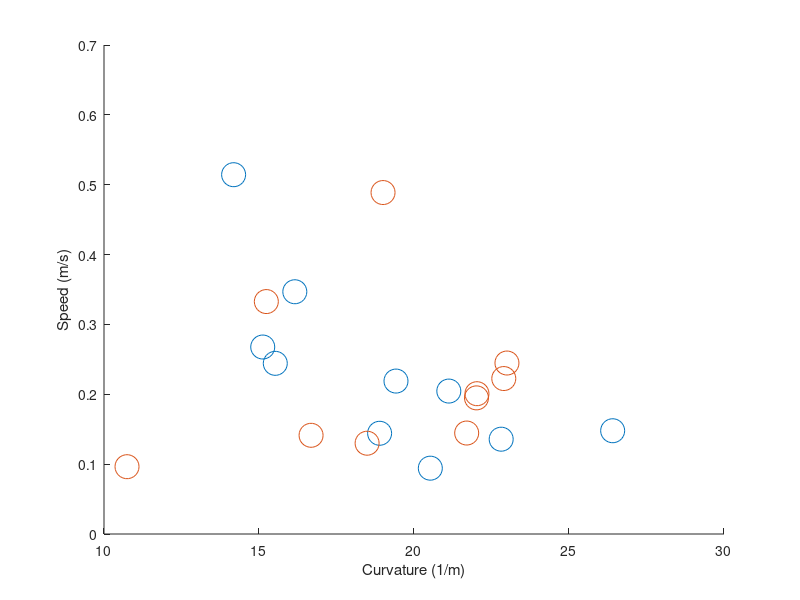

Write the MATLAB code that produced this figure. (Note: this script raises an error after producing the figure.)
clc; 
clear; 
close all;

%% Loading ELM-human power-law data
load('table1_p11.mat')

%% Creating domain and co-domain for clustering purpsoes
X = [data.k_c_real(:); data.k_c_elm(:)]; % x axis is critical curvature
Y = [data.v_c_real(:); data.v_c_elm(:)]; % y axis is critical speed

N = length(data.k_c_real(:)); % number of data points, i.e., number of subjects in the experiment

%% Plotting the ELM-human power-law data
figure(1);
sz = 300;
scatter(X(1:N),Y(1:N),sz,'r.');hold on,
scatter(X(N+1:end),Y(N+1:end),sz,'b.');
xlabel('Curvature (1/m)')
ylabel('Speed (m/s)')

%% k-means clustering to detect k=2 clusters in the ELM-human power-law data

clustering_case = input('Press 1 for kmedoids, 2 for kmeans\n');
    
rng default;
K = 2;
data = [X, Y];

switch clustering_case
    case 1
        [clusterIndices, centroids] = kmedoids(data, K, 'Options', statset('Display','iter'));
    case 2
        [clusterIndices, centroids] = kmeans(data, K, 'Display', 'iter');
end

er_num = 0;
er_num_op = 0;
for idx = 1:N*2
    if (clusterIndices(idx) == 1) && idx <= N
        er_num = er_num + 1;
    elseif (clusterIndices(idx) == 2) && idx > N
        er_num = er_num + 1;
    end
    if (clusterIndices(idx) == 2) && idx <= N
        er_num_op = er_num_op + 1;
    elseif (clusterIndices(idx) == 1) && idx > N
        er_num_op = er_num_op + 1;
    end
end

rng default;
figure(2);
x1 = min(X):0.001:max(X);
x2 = min(Y):0.001:max(Y);
[x1G,x2G] = meshgrid(x1,x2);
XGrid = [x1G(:),x2G(:)]; % Defines a fine grid on the plot

switch clustering_case
    case 1
        idx2Region = kmedoids(XGrid,2,'Options',statset('Display','iter','MaxIter',1));
        fig2_title = 'kmedoids';
    case 2
        idx2Region = kmeans(XGrid,2,'MaxIter',1,'Start',centroids);
        fig2_title = 'kmeans';
end

gscatter(XGrid(:,1),XGrid(:,2),idx2Region,...
    [252/255, 225/255, 244/255;0.3010 0.7450 0.9330;0.3010 0.7450 0.9330],'..');
hold on;
scatter(X(1:N),Y(1:N),sz,'r.');hold on,
scatter(X(N+1:end),Y(N+1:end),sz,'b.');
xlabel('Curvature (1/m)')
ylabel('Speed (m/s)')
hold on
plot(centroids(:,1),centroids(:,2),'kx',...
     'MarkerSize',7,'LineWidth',2);
legend('Cluster 1','Cluster 2','Real true','ELM true','Centroids','Location','SouthEast');
title(fig2_title)
hold off;

%% Guassian mixture with 2 components

rng default;
options = statset('MaxIter',1000);

Sigma = {'diagonal','full'}; % Options for covariance matrix type
nSigma = numel(Sigma);

SharedCovariance = {true,false}; % Indicator for identical or nonidentical covariance matrices
SCtext = {'true','false'};
nSC = numel(SharedCovariance);

d = 500; % Grid length
x1 = linspace(min(X)-2, max(X)+2, d);
x2 = linspace(min(Y)-2, max(Y)+2, d);
[x1grid,x2grid] = meshgrid(x1,x2);
X0 = [x1grid(:) x2grid(:)];

figure(3);
threshold = sqrt(chi2inv(0.99,2));
count = 1;
for i = 1:nSigma
    for j = 1:nSC
        gmfit = fitgmdist(data,K,'CovarianceType',Sigma{i}, ...
            'SharedCovariance',SharedCovariance{j},'Options',options); % Fitted GMM
        clusterX = cluster(gmfit,data); % Cluster index 
        mahalDist = mahal(gmfit,X0); % Distance from each grid point to each GMM component
        % Draw ellipsoids over each GMM component and show clustering result.
        subplot(2,2,count);
        h1 = gscatter(X,Y,[ones(10,1);ones(10,1)*2]);
        hold on
            for m = 1:K
                idx = mahalDist(:,m)<=threshold;
                Color = h1(m).Color*0.75 - 0.5*(h1(m).Color - 1);
                h2 = plot(X0(idx,1),X0(idx,2),'.','Color',Color,'MarkerSize',1);
                uistack(h2,'bottom');
            end    
        %plot(gmfit.mu(:,1),gmfit.mu(:,2),'kx','LineWidth',2,'MarkerSize',10)
        title(sprintf('Sigma is %s\nSharedCovariance = %s',Sigma{i},SCtext{j}),'FontSize',8)
        legend(h1,{'Real','ELM'})
        % hold on
        % scatter(X(1:N),Y(1:N),100,'r*');hold on,
        % scatter(X(N+1:end),Y(N+1:end),100,'b*');
        hold off
        count = count + 1;
    end
end
